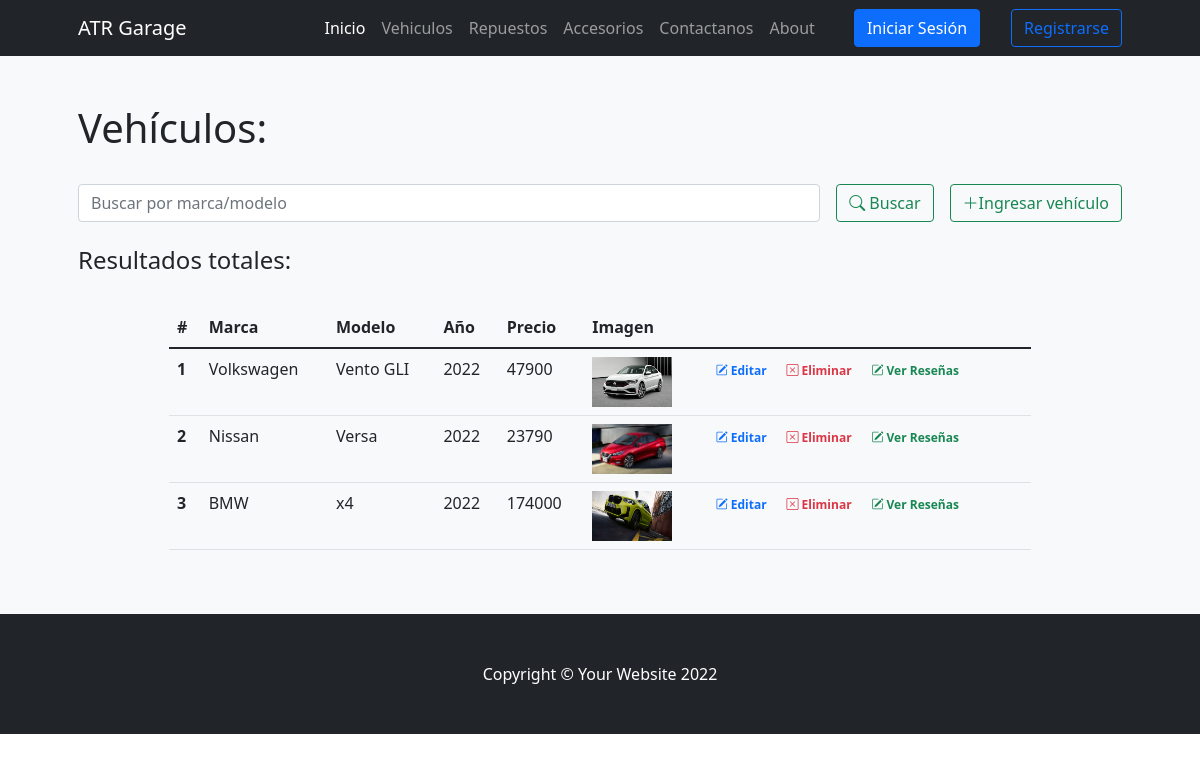
The app's page /vehiculos/ with its own data.
### ProyectoCoderApp/models.py (models this page shows)
class Vehiculo(models.Model):
    marca = models.CharField(max_length=30)
    modelo = models.CharField(max_length=30)
    anio = models.IntegerField(blank=True, null=True)
    precio = models.IntegerField(blank=True, null=True)
    imagen = models.ImageField(upload_to='', null=True)

### ProyectoCoderApp/views.py (the view)
# urls.py: path('vehiculos/', vehiculos, name='vehiculos'),
def vehiculos(request):
    if request.method == "POST":
        search = request.POST["search"]
        if search != "":
            vehiculos = Vehiculo.objects.filter( Q(marca__icontains=search) | Q(modelo__icontains=search) ).values()
            return render(request,"ProyectoCoderApp/vehiculos.html",{"vehiculos":vehiculos, "search":True, "busqueda":search})
    vehiculos = Vehiculo.objects.all()
    return render(request,"ProyectoCoderApp/vehiculos.html",{"vehiculos":vehiculos, "search":False})

### ProyectoCoderApp/templates/ProyectoCoderApp/vehiculos.html (shortened to what this page needs)
{% extends 'ProyectoCoderApp/base.html' %}
{% load static %}
{% block contenidoPagina %}
<section class="bg-light py-5">
    <div class="container px-5">
        <h1>Veh&iacute;culos:</h1>
        <br>
        <div class="row gx-5 justify-content-center">
            <div class="col-lg-12">
                <form class="d-flex my-2 my-lg-0" action="" method="post">
                    <input class="flex-grow-0 form-control mr-sm-2" type="search" name="search" placeholder="Buscar por marca/modelo" aria-label="Search">
                    <button class="btn btn-outline-success text-nowrap ms-3 my-2 my-sm-0" type="submit"> <i class="bi bi-search"></i> Buscar</button>
                    <a class="btn btn-outline-success text-nowrap ms-3 my-2 my-sm-0" href="{% url 'ingresar_vehiculo' %}"> <i class="bi bi-plus-lg"></i>Ingresar veh&iacute;culo</a>
                </form>
            </div>
        </div>
        <br>
        <h4>Resultados
            {% if search %}
                para "{{busqueda}}":
            {% else %}
                totales:
            {% endif %}
        </h4>
        <br>
        <div class="row gx-5 justify-content-center">
            <div class="col-lg-10 table-responsive">
                <table class="table table-theme">
                    <thead>
                        <tr>
                            <th scope="col">#</th>
                            <th scope="col">Marca</th>
                            <th scope="col">Modelo</th>
                            <th scope="col">A&ntilde;o</th>
                            <th scope="col">Precio</th>
                            <th scope="col">Imagen</th>
                        </tr>
                    </thead>
                    <tbody>
                        {% for vehiculo in vehiculos %}
                            <tr>
                                <th scope="row">{{forloop.counter}}</th>
                                <td>{{vehiculo.marca}}</td>
                                <td>{{vehiculo.modelo}}</td>
                                <td>{{vehiculo.anio}}</td>
                                <td>{{vehiculo.precio}}</td>
                                <td><img src="{{vehiculo.imagen.url}}" width="80" height="50"></img></td>
                                <td>
                                    <a href="{% url 'editar_vehiculo' vehiculo.id %}" class="text-primary badge badge-primary text-decoration-none"> <i class="bi bi-pencil-square"></i> Editar</a>
                                    <a href="{% url 'eliminar_vehiculo' vehiculo.id %}" class="text-danger badge badge-danger text-decoration-none"> <i class="bi bi-x-square"></i> Eliminar</a>
                                    <a href="{% url 'resena_vehiculo' vehiculo.id %}" class="text-success badge badge-success text-decoration-none"> <i class="bi bi-pencil-square"></i> Ver Reseñas</a>
                                </td>
                            </tr>
                        {% endfor %}
                    </tbody>
                </table>
            </div>
        </div>
    </div>
</section>
{% endblock %}

### records on screen
Vehiculo: marca "Volkswagen", modelo "Vento GLI", anio "2022", precio "47900", imagen (picture)
Vehiculo: marca "Nissan", modelo "Versa", anio "2022", precio "23790", imagen (picture)
Vehiculo: marca "BMW", modelo "x4", anio "2022", precio "174000", imagen (picture)
